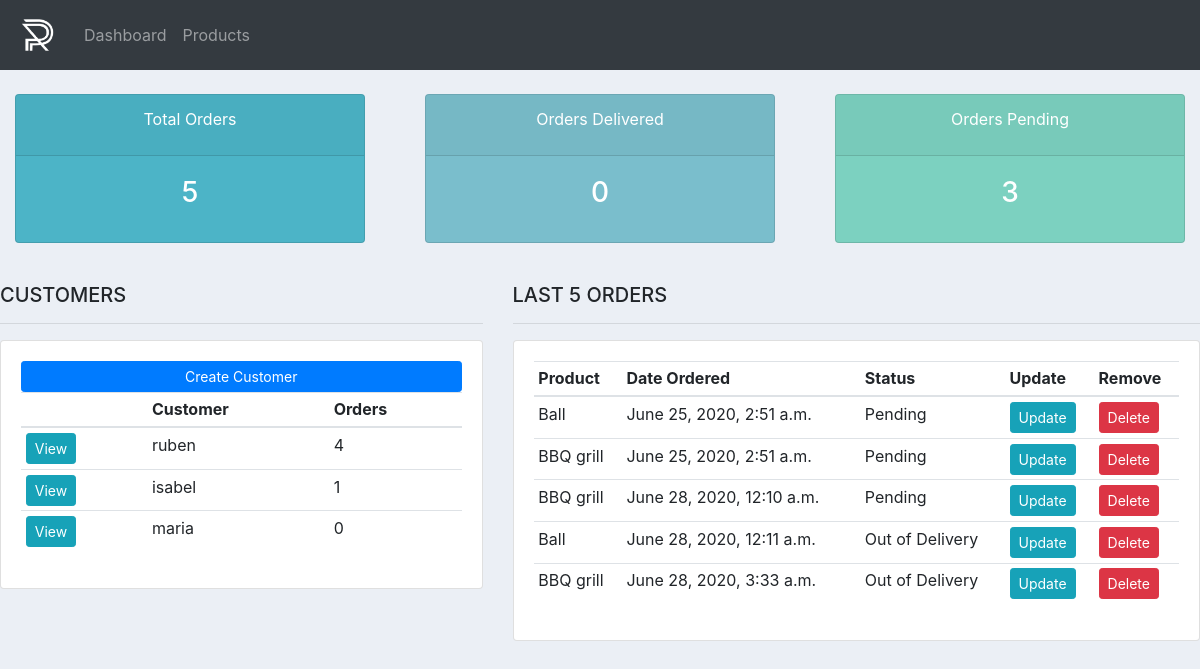
The page / on the database its author committed.
### accounts/models.py (models this page shows, shortened)
class Customer(models.Model):
    name = models.CharField(max_length=200, null=True)
    phone = models.CharField(max_length=200, null=True)
    email = models.CharField(max_length=200, null=True)
    date_created = models.DateTimeField(auto_now_add=True, null=True)
    class Meta:
        verbose_name = 'Customer'
        verbose_name_plural = 'Customers'

class Order(models.Model):
    STATUS = (
        ('Pending', 'Pending'),
        ('Out of Delivery', 'Out of Delivery'),
        ('Delivered', 'Delivered'),
    )
    product = models.ForeignKey(Product, null=True, on_delete=models.SET_NULL)
    customer = models.ForeignKey(Customer, null=True, on_delete=models.SET_NULL)
    date_created = models.DateTimeField(auto_now_add=True, null=True)
    status = models.CharField(max_length=200, null=True, choices=STATUS)
    class Meta:
        verbose_name = 'Order'
        verbose_name_plural = 'Orders'

class Product(models.Model):
    CATEGORY = (
        ('Indoor', 'Indoor'),
        ('Out Door', 'Out Door')
    )
    name = models.CharField(max_length=200, null=True)
    price = models.FloatField(null=True)
    category = models.CharField(max_length=200, null=True, choices=CATEGORY)
    description = models.CharField(max_length=200, null=True, blank=True)
    date_created = models.DateTimeField(auto_now_add=True, null=True)
    tags = models.ManyToManyField(Tag)
    class Meta:
        verbose_name = 'Product'
        verbose_name_plural = 'Products'
    def __str__(self):
        return self.name

### accounts/views.py (the view)
# urls.py: path('', home, name='home'),
def home(request):
    customers = Customer.objects.all()
    orders = Order.objects.all()
    total_orders = orders.all().count()
    delivered = orders.filter(status='Delivered').count()
    pending = orders.filter(status='Pending').count()
    context = {
        'customers': customers,
        'orders': orders,
        'delivered': delivered,
        'pending': pending,
        'total_orders': total_orders
    }
    return render(request, 'accounts/dashboard.html', context)

### accounts/templates/accounts/dashboard.html
{% extends 'accounts/base.html' %}
{% block content %}
    {% include 'accounts/status.html' %}
    <br>
    <div class="row">
        <div class="col-md-5">
            <h5>CUSTOMERS</h5>
            <hr/>
            <div class="card card-body">
                <a href="" class="btn btn-primary btn-sm btn-block">Create Customer</a>
                <table class="table table-sm">
                    <thead>
                        <tr>
                            <th></th>
                            <th>Customer</th>
                            <th>Orders</th>
                        </tr>
                    </thead>
                    <tbody>
                        {% for customer in customers %}
                        <tr>
                            <td>
                                <a
                                    href="{% url 'customer' customer.id %}"
                                    class="btn btn-info btn-sm"
                                >
                                    View
                                </a>
                            </td>
                            <td>{{ customer.name }}</td>
                            <td>{{ customer.order_set.all.count }}</td>
                        </tr>
                        {% endfor %}
                    </tbody>
                </table>
            </div>
        </div>
        <div class="col-md-7">
            <h5>LAST 5 ORDERS</h5>
            <hr/>
            <div class="card card-body">
                <table class="table table-sm">
                    <thead>
                        <tr>
                            <th>Product</th>
                            <th>Date Ordered</th>
                            <th>Status</th>
                            <th>Update</th>
                            <th>Remove</th>
                        </tr>
                    </thead>
                    <tbody>
                        {% for order in orders %}
                        <tr>
                            <td>{{ order.product }}</td>
                            <td>{{ order.date_created }}</td>
                            <td>{{ order.status }}</td>
                            <td>
                                <a href="{% url 'update_order' order.id %}" class="btn btn-info btn-sm">
                                    Update
                                </a>
                            </td>
                            <td>
                                <a href="{% url 'delete_order' order.id %}" class="btn btn-danger btn-sm">
                                    Delete
                                </a>
                            </td>
                        </tr>
                        {% endfor %}
                    </tbody>
                </table>
            </div>
        </div>
    </div>
{% endblock content %}

### accounts/templates/accounts/base.html (shortened to what this page needs)
{% load static %}
<!DOCTYPE html>
<html lang="en">
    <head>
        <link rel="stylesheet" href="https://stackpath.bootstrapcdn.com/bootstrap/4.5.0/css/bootstrap.min.css">
        <link rel="stylesheet" href="{% static '/css/main.css' %}" />
    </head>
    <body>
        {% include 'accounts/navbar.html' %}
        <br>
        {% block content %}{% endblock content %}
    </body>
</html>

### accounts/templates/accounts/navbar.html (shortened to what this page needs)
{% load static %}
<nav class="navbar navbar-expand-lg navbar-dark bg-dark">
  <a class="navbar-brand" href="#">
    <img src="{% static '/img/logo.png' %}" alt="logo" id="logo"/>
  </a>
  <div class="collapse navbar-collapse" id="navbarNav">
    <ul class="navbar-nav">
      <li class="nav-item">
        <a class="nav-link" href="{% url 'home' %}">Dashboard</a>
      </li>
      <li class="nav-item">
        <a class="nav-link" href="{% url 'product' %}">Products</a>
      </li>
    </ul>
  </div>
</nav>

### accounts/templates/accounts/status.html
<div class="row">
    <div class="col">
        <div class="col-md">
            <div class="card text-center text-white mb-3" id="total-orders">
                <div class="card-header">
                    <div class="card-title">Total Orders</div>
                </div>
                <div class="card-body">
                    <h3 class="card-title">{{ total_orders }}</h3>
                </div>
            </div>
        </div>
    </div>
    <div class="col">
        <div class="col-md">
            <div class="card text-center text-white mb-3" id="orders-delivered">
                <div class="card-header">
                    <div class="card-title">Orders Delivered</div>
                </div>
                <div class="card-body">
                    <h3 class="card-title">{{ delivered }}</h3>
                </div>
            </div>
        </div>
    </div>
    <div class="col">
        <div class="col-md">
            <div class="card text-center text-white mb-3" id="orders-pending">
                <div class="card-header">
                    <div class="card-title">Orders Pending</div>
                </div>
                <div class="card-body">
                    <h3 class="card-title">{{ pending }}</h3>
                </div>
            </div>
        </div>
    </div>
</div>

### static/css/main.css (style rules this page uses)
#total-orders { background-color: #4cb4c7; }
#orders-delivered { background-color: #7abecc; }
#orders-pending { background-color: #7cd1c0; }
#logo { width: 2.2em; -webkit-filter: invert(1); filter: invert(1); }
body { background-color: #ebeff5; }

### rows shown on the page
Customer: name "ruben", order_set.all.count "4"
Customer: name "isabel", order_set.all.count "1"
Customer: name "maria", order_set.all.count "0"
Order: product "Ball", date_created "June 25, 2020, 2:51 a.m.", status "Pending"
Order: product "BBQ grill", date_created "June 25, 2020, 2:51 a.m.", status "Pending"
Order: product "BBQ grill", date_created "June 28, 2020, 12:10 a.m.", status "Pending"
Order: product "Ball", date_created "June 28, 2020, 12:11 a.m.", status "Out of Delivery"
Order: product "BBQ grill", date_created "June 28, 2020, 3:33 a.m.", status "Out of Delivery"

### other values the page prints
{{ total_orders }} "5"
{{ delivered }} "0"
{{ pending }} "3"
